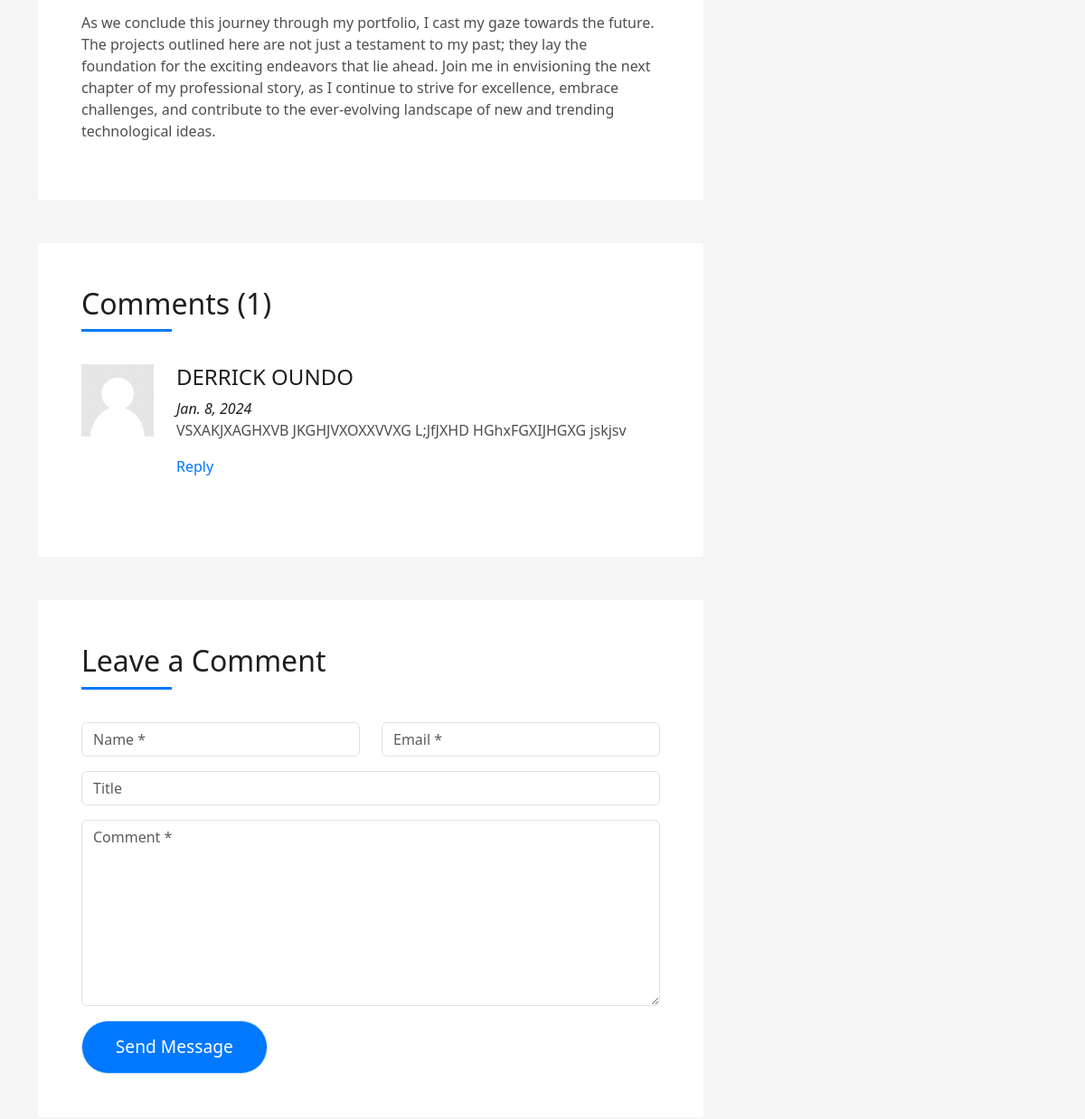
Before: /blogsingle (middle part) with the older database file.
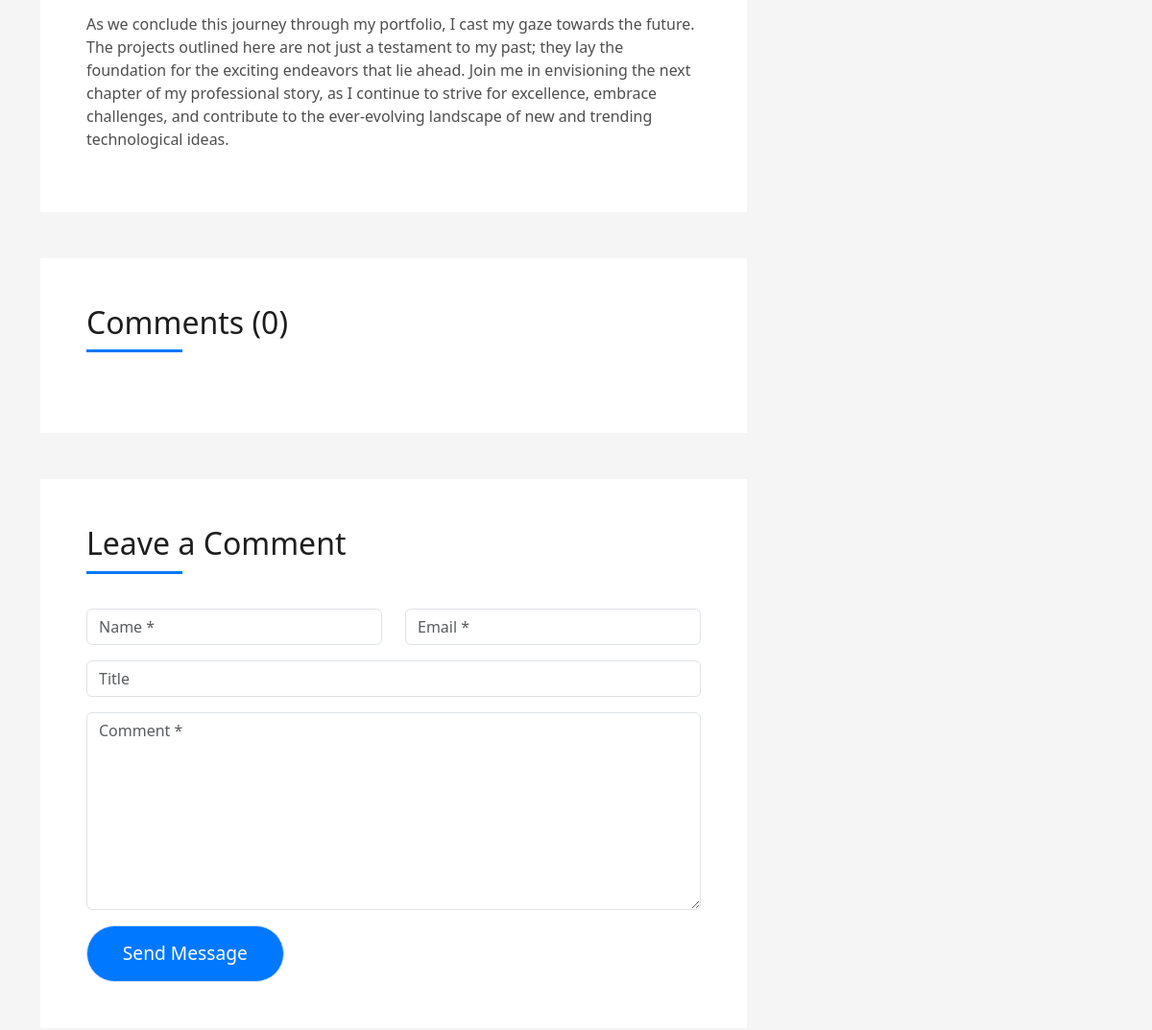
After: the same page with the newer database file.
### resume/models.py (models this page shows, shortened)
class work_done_details(models.Model):
    Project_Photo1 = models.ImageField(upload_to="uploads/workdone", default="uploads/workdone/work.jpg")
    Project_Photo2 = models.ImageField(upload_to="uploads/workdone", default="uploads/workdone/work.jpg")
    Project_Photo3 = models.ImageField(upload_to="uploads/workdone", default="uploads/workdone/work.jpg")
    Project_Photo4 = models.ImageField(upload_to="uploads/workdone", default="uploads/workdone/work.jpg")
    Project_Photo5 = models.ImageField(upload_to="uploads/workdone", default="uploads/workdone/work.jpg")
    Project_Photo6 = models.ImageField(upload_to="uploads/workdone", default="uploads/workdone/work.jpg")

class feedback(models.Model):
    name = models.CharField(max_length=100, null=False, blank=False)
    email = models.EmailField()
    title = models.CharField(max_length=100, null=False, blank=False)
    comment = models.CharField(max_length=1000, null=False, blank=False)
    Photo = models.ImageField(upload_to="uploads/feedback", default="uploads/feedback/feedback.png")
    date = models.DateField(default=timezone.now())

### resume/views.py (the view)
# urls.py: path('blogsingle', views.blogsingle, name="blogsingle"),
def blogsingle(request):
    workdone = work_done_details.objects.all()
    reply = feedback.objects.all()
    feed = feedback.objects.count()
    return render(request, 'blog-single.html', {'workdone': workdone, 'reply':reply, 'feed':feed})

### resume/templates/blog-single.html (shortened to what this page needs)
{% extends 'layout.html' %}
{% load static %}
{% block body %}
  <main id="main">
{% for a in workdone %}
    <section class="blog-wrapper sect-pt4" id="blog">
      <div class="container">
        <div class="row">
          <div class="col-md-8">
            <div class="post-box">
              <div class="article-content">
                <p>
                  As we conclude this journey through my portfolio, I cast my gaze towards the future. The projects
                    outlined here are not just a testament to my past; they lay the foundation for the exciting
                    endeavors that lie ahead. Join me in envisioning the next chapter of my professional story, as I
                    continue to strive for excellence, embrace challenges, and contribute to the ever-evolving
                    landscape of new and trending technological ideas.
                </p>
              </div>
            </div>
            <div class="box-comments">
              <div class="title-box-2">
                <h4 class="title-comments title-left">Comments ({{ feed }})</h4>
              </div>
                {% for j in reply %}
              <ul class="list-comments">
                <li>
                  <div class="comment-avatar">
                    <img src="{% static 'img/feedback.png' %}" alt="">
                  </div>
                  <div class="comment-details">
                    <h4 class="comment-author">{{ j.name }}</h4>
                    <span>{{ j.date }}</span>
                    <p>
                      {{ j.comment }}
                    </p>
                    <a href="3">Reply</a>
                  </div>
                </li>
              </ul>
                    {% endfor %}
            </div>
            <div class="form-comments">
              <div class="title-box-2">
                <h3 class="title-left">
                  Leave a Comment
                </h3>
              </div>
              <form class="form-mf" method="post" action="/feedbackdata" enctype="multipart/form-data">
                <div class="row">
                  <div class="col-md-6 mb-3">
                    <div class="form-group">
                      <input type="text" class="form-control input-mf" name="name" placeholder="Name *" required>
                    </div>
                  </div>
                  <div class="col-md-6 mb-3">
                    <div class="form-group">
                      <input type="email" class="form-control input-mf" name="email" placeholder="Email *" required>
                    </div>
                  </div>
                  <div class="col-md-12 mb-3">
                    <div class="form-group">
                      <input type="text" class="form-control input-mf" name="title" placeholder="Title">
                    </div>
                  </div>
                  <div class="col-md-12 mb-3">
                    <div class="form-group">
                      <textarea id="textMessage" class="form-control input-mf" placeholder="Comment *" name="comment" cols="45" rows="8" required></textarea>
                    </div>
                  </div>
                  <div class="col-md-12">
                    <button type="submit" class="button button-a button-big button-rouded">Send Message</button>
                  </div>
                </div>
              </form>
            </div>
          </div>
        </div>
      </div>
    </section>
  {% endfor %}
  </main>
</body>
</html>
{% endblock %}

Changed rows visible on the page:
removed feedback: name "DERRICK OUNDO", date "Jan. 8, 2024", comment "VSXAKJXAGHXVB JKGHJVXOXXVVXG L;JfJXHD HGhxFGXIJHGXG jskjsv"
computed for work_done_details: id "1" → "0"
